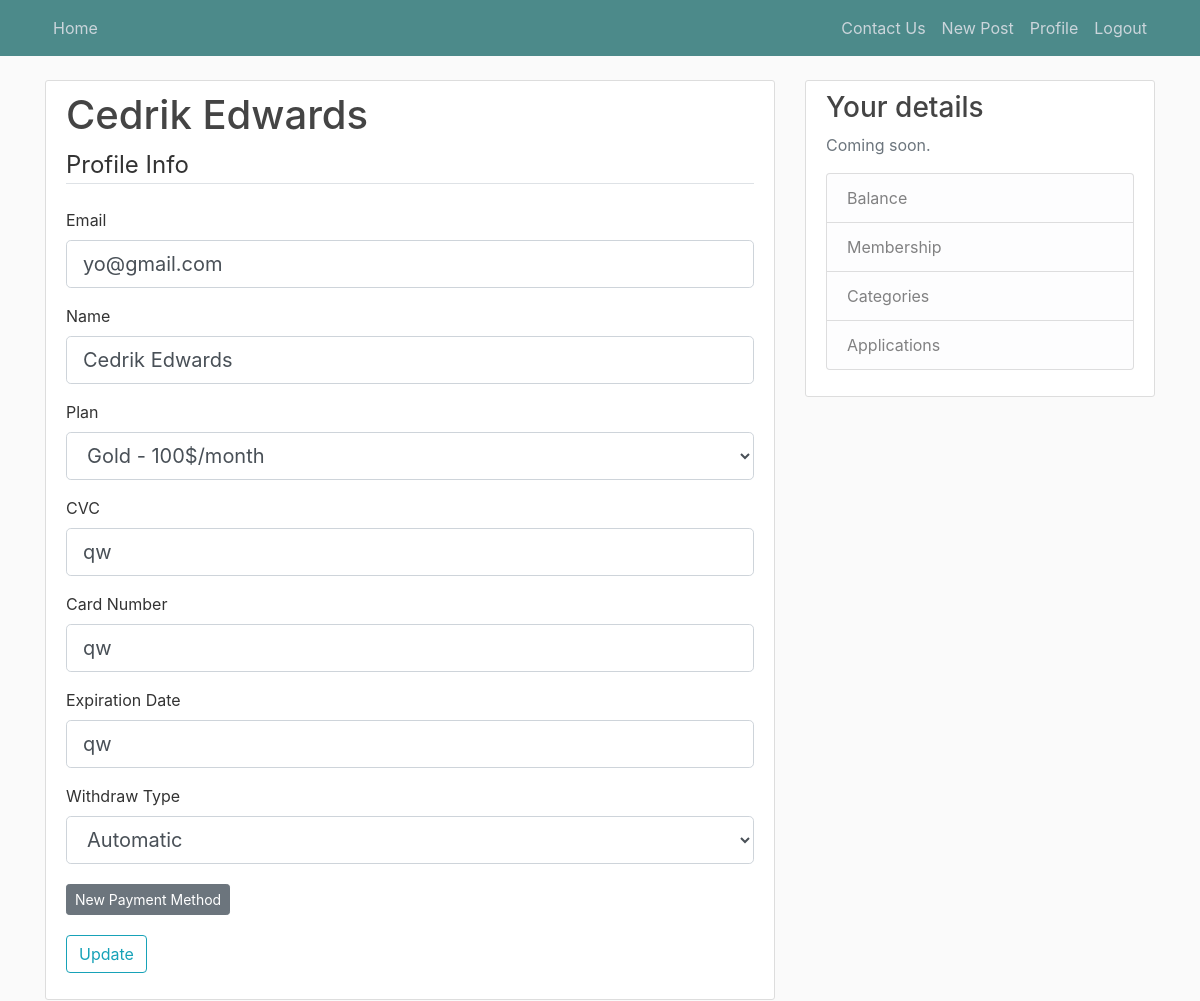
The app's page /profile (signed in), older data.
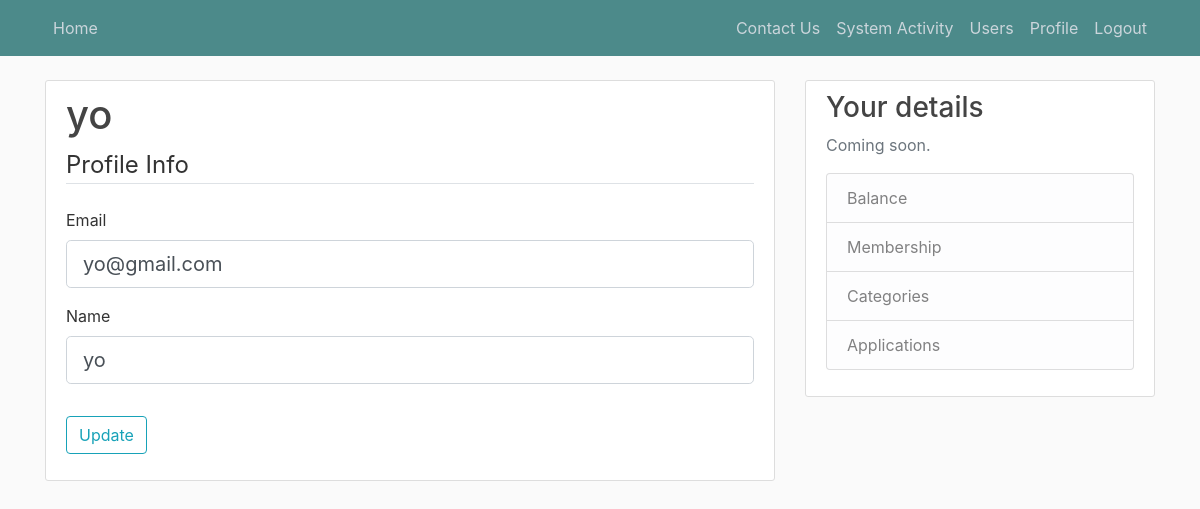
The same page, newer data.
### MainProject/models.py (models this page shows, shortened)
class User(db.Model, UserMixin):
    id = db.Column(db.Integer, primary_key=True)
    email = db.Column(db.String(50), unique=True, nullable=False)
    name = db.Column(db.String(50), nullable=False)
    password = db.Column(db.String(50), nullable=False)
    userType = db.Column(db.String(60), nullable=False)
    employerMembership = db.Column(db.String(60), nullable=False, default='Prime - 50$/month')
    employeeMembership = db.Column(db.String(60), nullable=False, default='Basic - No Charge')
    posts = db.relationship('Post', backref='author', lazy=True)
    condition = db.Column(db.String(10), nullable=False, default='Active')
    cardNum = db.Column(db.String(10), nullable=False, default='')
    cvc = db.Column(db.String(10), nullable=False, default='')
    expireDate = db.Column(db.String(10), nullable=False, default='')
    withdrawType = db.Column(db.String(60), nullable=False, default='Automatic')
    frozen = db.Column(db.Boolean, nullable=False, default=False)
    balance = db.Column(db.Float, nullable=False, default=0.0)

### MainProject/routes.py (the view)
@app.route("/profile", methods=['GET', 'POST'])
@login_required
def profile():
    paymentMethods = PaymentMethod.query.filter_by(user_id=current_user.id).all()
    form = UpdateAccountForm()
    if form.validate_on_submit():
        current_user.email = form.email.data
        current_user.name = form.name.data
        if current_user.employeeMembership != 'Basic - No Charge' or current_user.userType == 'Employer':
            current_user.cvc = form.cvc.data
            current_user.cardNum = form.cardNum.data
            current_user.expireDate = form.expireDate.data
            current_user.withdrawType = form.withdrawType.data
            if current_user.cvc == '' or current_user.cardNum == '' or current_user.expireDate == '':
                flash('Credit card info required', 'danger')
                return redirect(url_for('profile'))
        if current_user.userType == 'Employer':
            current_user.employerMembership = form.employerMembership.data
            db.session.commit()
        if current_user.userType == 'Employee':
            current_user.employeeMembership = form.employeeMembership.data
            db.session.commit()
        flash('Your profile has been updated!', 'success')
        historyContent = current_user.email + " has updated their profile."
        history = History(content=historyContent)
        db.session.add(history)
        db.session.commit()
        return redirect(url_for('profile'))
    elif request.method == 'GET':
        form.email.data = current_user.email
        form.name.data = current_user.name
        if current_user.employeeMembership != 'Basic - No Charge' or current_user.userType == 'Employer':
            form.cvc.data = current_user.cvc
            form.cardNum.data = current_user.cardNum
            form.expireDate.data = current_user.expireDate
            form.withdrawType.data = current_user.withdrawType
        if current_user.userType == 'Employer':
            form.employerMembership.data = current_user.employerMembership
        if current_user.userType == 'Employee':
            form.employeeMembership.data = current_user.employeeMembership
    return render_template('profile.html', title='Profile', form=form, paymentMethods=paymentMethods)

### MainProject/forms.py (shortened to what this page needs)
class UpdateAccountForm(FlaskForm):
    name = StringField('Name', validators=[DataRequired()])
    email = StringField('Email',
                        validators=[DataRequired(), Email()])
    employerMembership = SelectField('Plan', choices=['Prime - 50$/month', 'Gold - 100$/month'],
                                         default='Prime - 50$/month')
    employeeMembership = SelectField('Plan', choices=['Basic - No Charge', 'Prime - 10$/month', 'Gold - 20$/month'],
                                         default='Basic - No Charge')
    cvc = StringField('CVC')
    cardNum = StringField('Card Number')
    expireDate = StringField('Expiration Date')
    withdrawType = SelectField('Withdraw Type', choices=['Automatic', 'Manual'], default='Automatic')
    submit = SubmitField('Update')

### MainProject/models.py (called while the page is built)
@login_manager.user_loader
def load_user(user_id):
    return User.query.get(int(user_id))

### MainProject/templates/profile.html (shortened to what the changed rows need)
{% extends "baseTemplate.html" %}
{% block content %}
    <div class="content-section">
        <div class="media">
            <div class="media-body">
                <h2 class="account-heading">{{ current_user.name }}</h2>
            </div>
        </div>
        <form method="POST" action="" enctype="multipart/form-data">
            <fieldset class="form-group">
                <div class="form-group">
                    {{ form.email.label(class="form-control-label") }}
                    {% if form.email.errors %}
                        {{ form.email(class="form-control form-control-lg is-invalid") }}
                        <div class="invalid-feedback">
                            {% for error in form.email.errors %}
                                <span>{{ error }}</span>
                            {% endfor %}
                        </div>
                    {% else %}
                        {{ form.email(class="form-control form-control-lg") }}
                    {% endif %}
                </div>
                <div class="form-group">
                    {{ form.name.label(class="form-control-label") }}
                    {% if form.name.errors %}
                        {{ form.name(class="form-control form-control-lg is-invalid") }}
                        <div class="invalid-feedback">
                            {% for error in form.name.errors %}
                                <span>{{ error }}</span>
                            {% endfor %}
                        </div>
                    {% else %}
                        {{ form.name(class="form-control form-control-lg") }}
                    {% endif %}
                </div>
                {% if current_user.userType|string() == 'Employee' %}
                    <div class="form-group">
                        {{ form.employeeMembership.label(class="form-control-label") }}
                        {% if form.employeeMembership.errors %}
                            {{ form.employeeMembership(class="form-control form-control-lg is-invalid") }}
                            <div class="invalid-feedback">
                                {% for error in form.employeeMembership.errors %}
                                    <span>{{ error }}</span>
                                {% endfor %}
                            </div>
                        {% else %}
                            {{ form.employeeMembership(class="form-control form-control-lg") }}
                        {% endif %}
                    </div>
                    {% if current_user.employeeMembership|string() != 'Basic - No Charge' %}
                        <div class="form-group">
                            {{ form.cvc.label(class="form-control-label") }}
                            {% if form.cvc.errors %}
                                {{ form.cvc(class="form-control form-control-lg is-invalid") }}
                                <div class="invalid-feedback">
                                    {% for error in form.cvc.errors %}
                                        <span>{{ error }}</span>
                                    {% endfor %}
                                </div>
                            {% else %}
                                {{ form.cvc(class="form-control form-control-lg") }}
                            {% endif %}
                        </div>
                        <div class="form-group">
                            {{ form.cardNum.label(class="form-control-label") }}
                            {% if form.cardNum.errors %}
                                {{ form.cardNum(class="form-control form-control-lg is-invalid") }}
                                <div class="invalid-feedback">
                                    {% for error in form.cardNum.errors %}
                                        <span>{{ error }}</span>
                                    {% endfor %}
                                </div>
                            {% else %}
                                {{ form.cardNum(class="form-control form-control-lg") }}
                            {% endif %}
                        </div>
                        <div class="form-group">
                            {{ form.expireDate.label(class="form-control-label") }}
                            {% if form.expireDate.errors %}
                                {{ form.expireDate(class="form-control form-control-lg is-invalid") }}
                                <div class="invalid-feedback">
                                    {% for error in form.expireDate.errors %}
                                        <span>{{ error }}</span>
                                    {% endfor %}
                                </div>
                            {% else %}
                                {{ form.expireDate(class="form-control form-control-lg") }}
                            {% endif %}
                        </div>
                        <div class="form-group">
                            {{ form.withdrawType.label(class="form-control-label") }}
                            {% if form.withdrawType.errors %}
                                {{ form.withdrawType(class="form-control form-control-lg is-invalid") }}
                                <div class="invalid-feedback">
                                    {% for error in form.withdrawType.errors %}
                                        <span>{{ error }}</span>
                                    {% endfor %}
                                </div>
                            {% else %}
                                {{ form.withdrawType(class="form-control form-control-lg") }}
                            {% endif %}
                        </div>
                        <div>
                            <a class="btn btn-secondary btn-sm mt-1 mb-1" href="{{ url_for('new_payment_method', user_id=current_user.id) }}">New Payment Method</a>
                        </div>
                        {% for paymentMethod in paymentMethods %}
                            <article class="media content-section">
                                <div class="media-body">
                                    <h3>Alternate Payment Method {{ loop.index }}</h3>
                                    <p class="article-content">Card Number: {{ paymentMethod.cardNum }}</p>
                                    <p class="article-content">CVC: {{ paymentMethod.cvc }}</p>
                                    <p class="article-content">Expiration Date: {{ paymentMethod.expireDate }}</p>
                                    <p class="article-content">Withdraw Type: {{ paymentMethod.withdrawType }}</p>
                                    <a class="btn btn-secondary btn-sm mt-1 mb-1" href="{{ url_for('update_payment_method', payment_method_id=paymentMethod.id) }}">Update</a>
                                    <a class="btn btn-danger btn-sm mt-1 mb-1" href="{{ url_for('delete_payment_method', payment_method_id=paymentMethod.id) }}">Delete</a>
                                </div>
                            </article>
                        {% endfor %}
                    {% endif %}
                {% elif current_user.userType|string() == 'Employer' %}
                    <div class="form-group">
                        {{ form.employerMembership.label(class="form-control-label") }}
                        {% if form.employerMembership.errors %}
                            {{ form.employerMembership(class="form-control form-control-lg is-invalid") }}
                            <div class="invalid-feedback">
                                {% for error in form.employerMembership.errors %}
                                    <span>{{ error }}</span>
                                {% endfor %}
                            </div>
                        {% else %}
                            {{ form.employerMembership(class="form-control form-control-lg") }}
                        {% endif %}
                    </div>
                    <div class="form-group">
                        {{ form.cvc.label(class="form-control-label") }}
                        {% if form.cvc.errors %}
                            {{ form.cvc(class="form-control form-control-lg is-invalid") }}
                            <div class="invalid-feedback">
                                {% for error in form.cvc.errors %}
                                    <span>{{ error }}</span>
                                {% endfor %}
                            </div>
                        {% else %}
                            {{ form.cvc(class="form-control form-control-lg") }}
                        {% endif %}
                    </div>
                    <div class="form-group">
                        {{ form.cardNum.label(class="form-control-label") }}
                        {% if form.cardNum.errors %}
                            {{ form.cardNum(class="form-control form-control-lg is-invalid") }}
                            <div class="invalid-feedback">
                                {% for error in form.cardNum.errors %}
                                    <span>{{ error }}</span>
                                {% endfor %}
                            </div>
                        {% else %}
                            {{ form.cardNum(class="form-control form-control-lg") }}
                        {% endif %}
                    </div>
                    <div class="form-group">
                        {{ form.expireDate.label(class="form-control-label") }}
                        {% if form.expireDate.errors %}
                            {{ form.expireDate(class="form-control form-control-lg is-invalid") }}
                            <div class="invalid-feedback">
                                {% for error in form.expireDate.errors %}
                                    <span>{{ error }}</span>
                                {% endfor %}
                            </div>
                        {% else %}
                            {{ form.expireDate(class="form-control form-control-lg") }}
                        {% endif %}
                    </div>
                    <div class="form-group">
                        {{ form.withdrawType.label(class="form-control-label") }}
                        {% if form.withdrawType.errors %}
                            {{ form.withdrawType(class="form-control form-control-lg is-invalid") }}
                            <div class="invalid-feedback">
                                {% for error in form.withdrawType.errors %}
                                    <span>{{ error }}</span>
                                {% endfor %}
                            </div>
                        {% else %}
                            {{ form.withdrawType(class="form-control form-control-lg") }}
                        {% endif %}
                    </div>
                    <div>
                            <a class="btn btn-secondary btn-sm mt-1 mb-1" href="{{ url_for('new_payment_method', user_id=current_user.id) }}">New Payment Method</a>
                        </div>
                {% endif %}
            </fieldset>
        </form>
    </div>
{% endblock content %}

Row changes from the older to the newer data that the page shows:
changed User "yo@gmail.com": userType "Employer" → "Administrator" (drawn); name "Cedrik Edwards" → "yo"; employerMembership "Gold - 100$/month" → (not shown); cvc "qw" → (not shown); cardNum "qw" → (not shown); expireDate "qw" → (not shown); withdrawType "Automatic" → (not shown)
Text that changed along with them:
text no longer shown: "New Post Plan CVC Card Number Expiration Date Withdraw Type New Payment Method"
text now shown: "System Activity Users"
